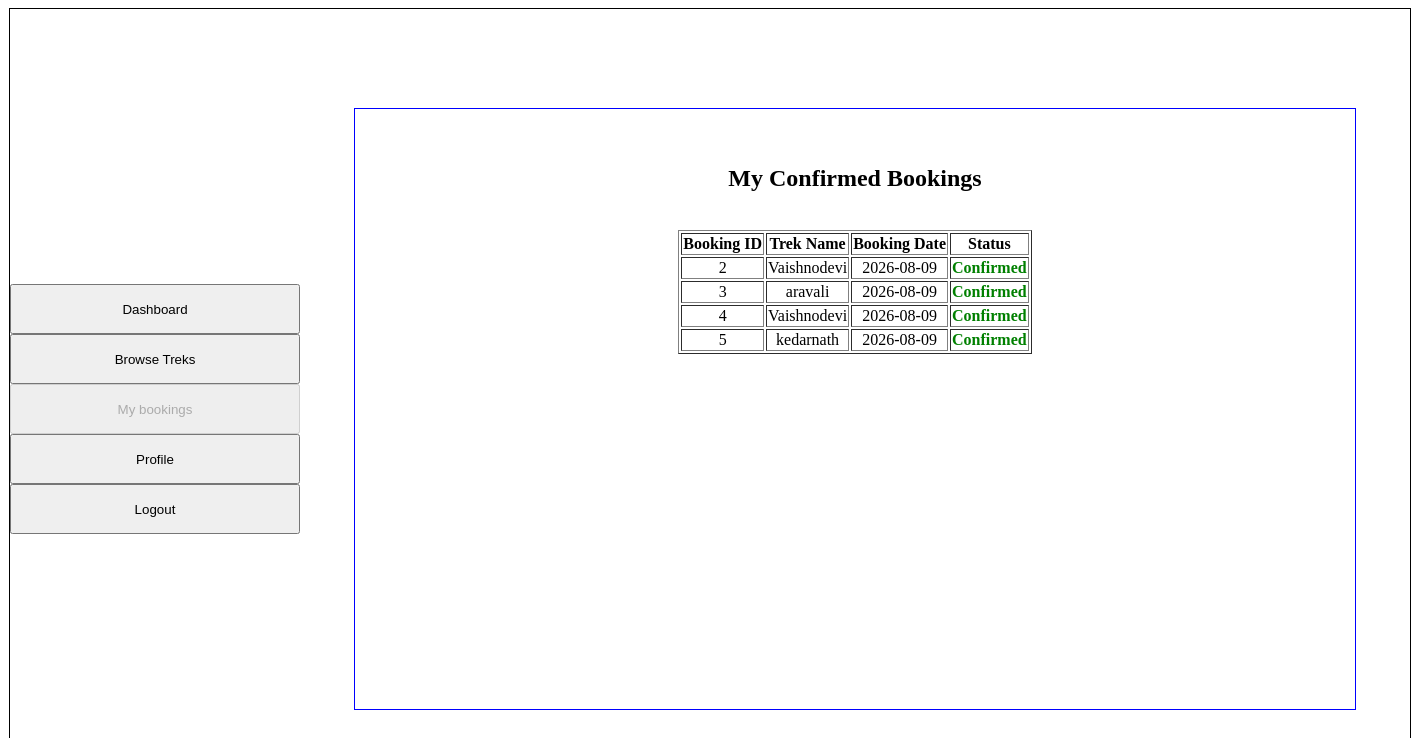
/my_bookings (signed in), run on an earlier commit of the app's database.
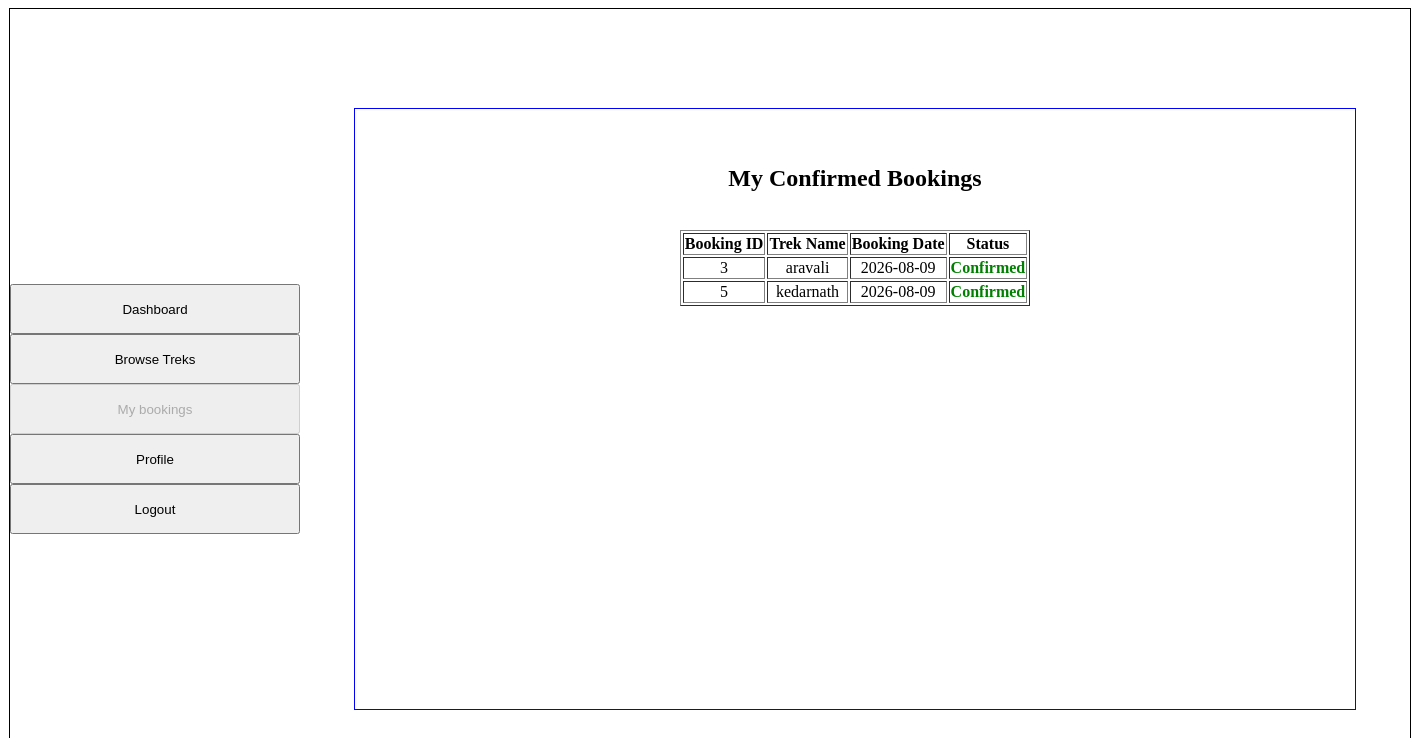
And on a later commit of the database.
### models.py (models this page shows)
class Booking(db.Model):
    __tablename__ = "bookings"
    booking_id = db.Column(db.Integer, primary_key=True)
    user_id = db.Column(db.Integer, db.ForeignKey("users.user_id"), nullable=False)
    trek_id = db.Column(db.Integer, db.ForeignKey("treks.trek_id"), nullable=False)
    booking_date = db.Column(db.Date, nullable=False)
    status = db.Column(db.String(20), nullable=False)

class Trek(db.Model):
    __tablename__ = "treks"
    trek_id = db.Column(db.Integer, primary_key=True)
    trek_name = db.Column(db.String(200), nullable=False)
    location = db.Column(db.String(100), nullable=False)
    difficulty = db.Column(db.String(50), nullable=False)
    duration = db.Column(db.String(50), nullable=False)
    start_date = db.Column(db.Date, nullable=False)
    end_date = db.Column(db.Date, nullable=False)
    total_slots = db.Column(db.Integer, nullable=False)
    available_slots = db.Column(db.Integer, nullable=False)
    status = db.Column(db.String(20), nullable=False)
    description = db.Column(db.String(500), nullable=False)
    assigned_staff_id = db.Column(db.Integer, db.ForeignKey("users.user_id"), nullable=True)
    bookings = db.relationship("Booking", cascade="all,delete", backref="trek")

### app.py (the view)
@app.route('/my_bookings')
def trekker_bookings():
    current_user_id = session.get('user_id')
    my_b = db.session.query(Booking, Trek).join(Trek, Booking.trek_id == Trek.trek_id).filter(Booking.user_id == current_user_id).all()
    return render_template("my_bookings.html", bookings=my_b)

### templates/my_bookings.html (shortened to what this page needs)
{% extends "base.html" %}
{% block sidebar %}
<a href="/trekker_dashboard"><input type="button" value="Dashboard" style="width: 290px; height: 50px; margin: 0 auto;"></a><br>
<a href="/all_treks"><input type="button" value="Browse Treks" style="width: 290px; height: 50px; margin: 0 auto;"></a><br>
<a href="/my_bookings"><input type="button" value="My bookings" style="width: 290px; height: 50px; margin: 0 auto;" disabled></a><br>
<a href="/profile_trekker"><input type="button" value="Profile" style="width: 290px; height: 50px; margin: 0 auto;"></a><br>
<a href="/logout"><input type="button" value="Logout" style="width: 290px; height: 50px; margin: 0 auto;"></a>
{% endblock %}
{% block content %}
<div style="text-align: center;">
    <h2>My Confirmed Bookings</h2>
    <br>
<table border="1px solid black" style="margin: 0 auto;">
<tr>
    <th>Booking ID</th>
    <th>Trek Name</th>
    <th>Booking Date</th>
    <th>Status</th>
</tr>
    {% for b, t in bookings %}
    <tr>
    <td>{{ b.booking_id }}</td>
    <td>{{ t.trek_name }}</td>
    <td>{{ b.booking_date }}</td>
    <td style="color: green; font-weight: bold;">{{ b.status }}</td>
    </tr>
    {% endfor %}
    </table>
</div>
{% endblock %}

What changed in the data, as far as the page shows it:
removed Booking: booking_id "2", trek_name "Vaishnodevi", booking_date "2026-08-09", status "Confirmed"
removed Booking: booking_id "4", trek_name "Vaishnodevi", booking_date "2026-08-09", status "Confirmed"
